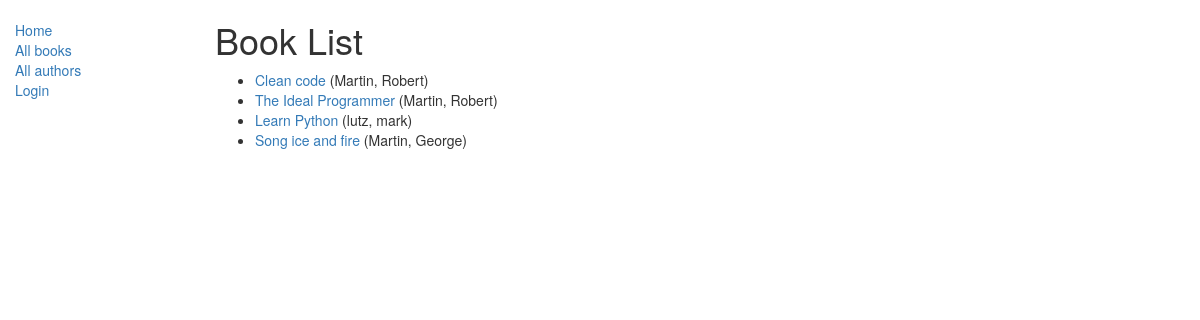
/catalog/books/, run on the app's committed database.
### catalog/models.py (models this page shows, shortened)
class Book(models.Model):
    title = models.CharField(max_length=200)
    author = models.ForeignKey('Author', on_delete=models.SET_NULL, null=True)
    summary = models.TextField(max_length=1000, help_text="Enter a brief description of the book")
    isbn = models.CharField('ISBN',max_length=13,
            help_text='13 Character <a href="https://www.isbn-international.org/content/what-isbn">ISBN number</a>')
    genre = models.ManyToManyField(Genre, help_text="Select a genre for this book")
    def get_absolute_url(self):
        return reverse('book-detail', args=[str(self.id)])

class Author(models.Model):
    first_name = models.CharField(max_length=100)
    last_name = models.CharField(max_length=100)
    date_of_birth = models.DateField('Birth', null=True, blank=True)
    date_of_death = models.DateField('Died', null=True, blank=True)
    def __str__(self):
        return '%s, %s' % (self.last_name, self.first_name)

### catalog/views.py (the view)
class BookListView(generic.ListView):
    model = Book
    paginate_by = 10

### catalog/templates/catalog/book_list.html (shortened to what this page needs)
{% extends "base_generic.html" %}
{% block content %}
    <h1>Book List</h1>
    {% if book_list %}
    <ul>
      {% for book in book_list %}
      <li>
        <a href="{{ book.get_absolute_url }}">{{ book.title }}</a> ({{book.author}})
      </li>
      {% endfor %}
    </ul>
    {% else %}
      <p>There are no books in the library.</p>
    {% endif %}
{% endblock %}

### catalog/templates/base_generic.html (shortened to what this page needs)
<!DOCTYPE html>
<html lang="en">
<head>
  <link rel="stylesheet" href="https://maxcdn.bootstrapcdn.com/bootstrap/3.3.7/css/bootstrap.min.css">
  {% load static %}
  <link rel="stylesheet" href="{% static 'css/styles.css' %}">
</head>
<body>
  <div class="container-fluid">
    <div class="row">
      <div class="col-sm-2">
      {% block sidebar %}
      <ul class="sidebar-nav">
          <li><a href="{% url 'index' %}">Home</a></li>
          <li><a href="{% url 'books' %}">All books</a></li>
          <li><a href="{% url 'authors' %}">All authors</a></li>
          {% if user.is_authenticated %}
          <li>User: {{ user.get_username }}</li>
          <li><a href="{% url 'my-borrowed' %}">My Borrowed</a></li>
          <li><a href="{% url 'logout'%}?next={{request.path}}">Logout</a></li>
        {% else %}
          <li><a href="{% url 'login'%}?next={{request.path}}">Login</a></li>
        {% endif %}
      </ul>
      {% endblock %}
      </div>
      <div class="col-sm-10 ">
      {% block content %}{% endblock %}
      </div>
    </div>
  </div>
</body>
</html>

### catalog/templates/static/styles.css (style rules this page uses)
.sidebar-nav { margin-top: 20px; padding: 0; list-style: none; }

### data on the page
Book: title "Clean code", author "Martin, Robert"
Book: title "The Ideal Programmer", author "Martin, Robert"
Book: title "Learn Python", author "lutz, mark"
Book: title "Song ice and fire", author "Martin, George"
